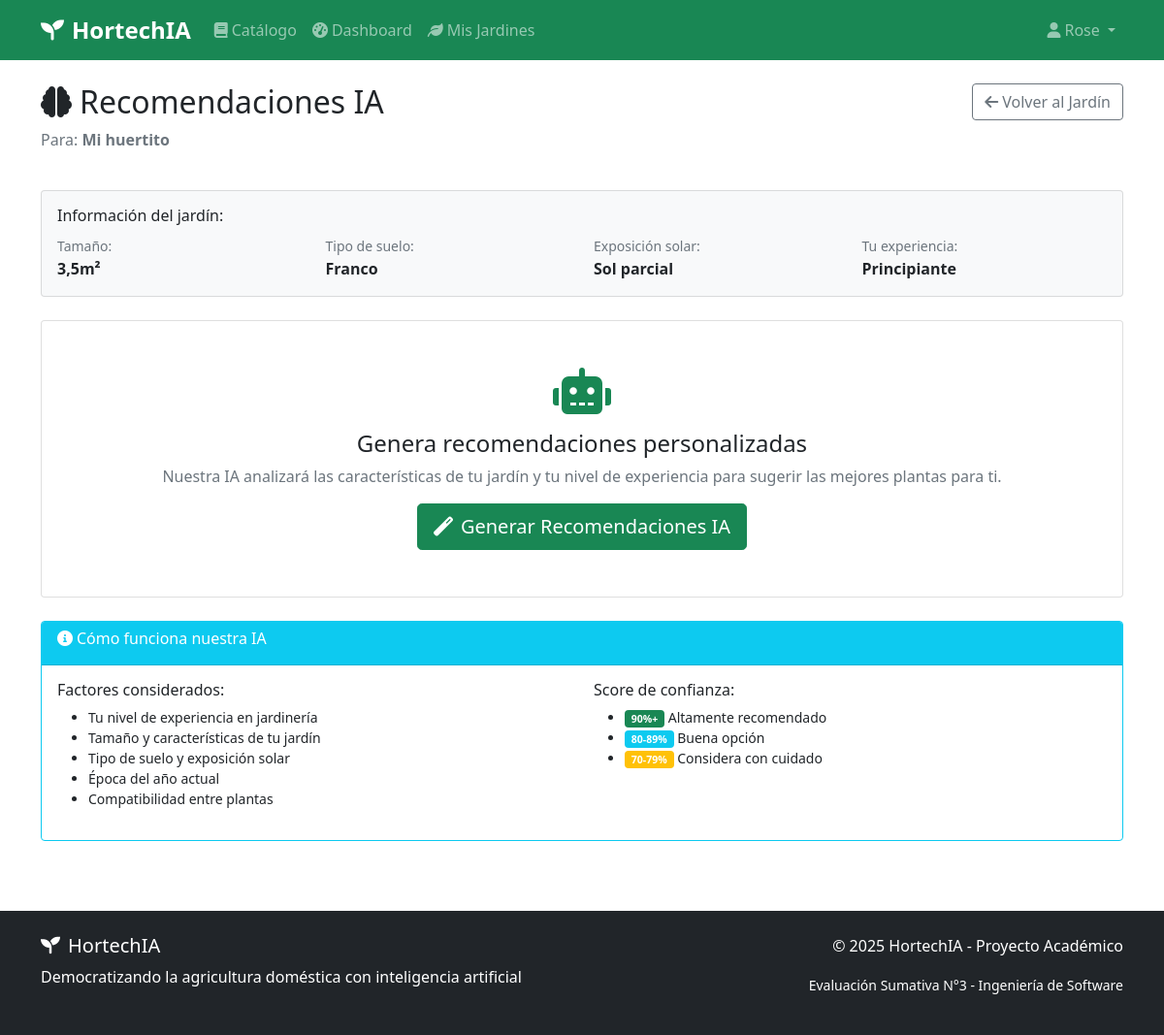
/jardines/4/recomendaciones/ (signed in), run on the app's committed database.
### core/models.py (models this page shows, shortened)
class CustomUser(AbstractUser):
    EXPERIENCE_LEVELS = [
        ('beginner', 'Principiante'),
        ('intermediate', 'Intermedio'),
        ('advanced', 'Avanzado'),
    ]
    email = models.EmailField(unique=True)
    phone_number = models.CharField(
        max_length=15,
        validators=[RegexValidator(r'^\+?1?\d{9,15}$')],
        blank=True,
        help_text="Formato: '+999999999'. Hasta 15 dígitos."
    )
    location = models.CharField(max_length=100, blank=True)
    experience_level = models.CharField(
        max_length=20,
        choices=EXPERIENCE_LEVELS,
        default='beginner'
    )
    available_space = models.PositiveIntegerField(
        help_text="Espacio disponible en metros cuadrados",
        null=True,
        blank=True
    )
    created_at = models.DateTimeField(auto_now_add=True)
    updated_at = models.DateTimeField(auto_now=True)
    USERNAME_FIELD = 'email'
    REQUIRED_FIELDS = ['username']
    class Meta:
        verbose_name = "Usuario"
        verbose_name_plural = "Usuarios"

### gardens/models.py (models this page shows, shortened)
class Garden(models.Model):
    SOIL_TYPES = [
        ('sandy', 'Arenoso'),
        ('clay', 'Arcilloso'),
        ('loamy', 'Franco'),
        ('rocky', 'Rocoso'),
    ]
    EXPOSURE_TYPES = [
        ('full_sun', 'Sol directo'),
        ('partial_sun', 'Sol parcial'),
        ('shade', 'Sombra'),
    ]
    owner = models.ForeignKey(User, on_delete=models.CASCADE, related_name='gardens')
    name = models.CharField(max_length=100)
    location = models.CharField(max_length=200)
    size_m2 = models.FloatField(validators=[MinValueValidator(0.1)])
    soil_type = models.CharField(max_length=20, choices=SOIL_TYPES)
    sun_exposure = models.CharField(max_length=20, choices=EXPOSURE_TYPES)
    has_irrigation = models.BooleanField(default=False)
    notes = models.TextField(blank=True)
    created_at = models.DateTimeField(auto_now_add=True)
    updated_at = models.DateTimeField(auto_now=True)

### core/views.py (the view, shortened to what this page needs)
# urls.py: path('jardines/<int:garden_id>/recomendaciones/', ai_recommendations, name='ai_recommendations'),
@login_required
def ai_recommendations(request, garden_id):
    garden = get_object_or_404(Garden, id=garden_id, owner=request.user)
    recommendations = []
    context = {
        'garden': garden,
        'recommendations': recommendations,
    }
    return render(request, 'ai/recommendations.html', context)

### templates/ai/recommendations.html (shortened to what this page needs)
{% extends 'base.html' %}
{% block content %}
<div class="container py-4">
    <div class="row mb-4">
        <div class="col-md-8">
            <h2><i class="fas fa-brain me-2"></i>Recomendaciones IA</h2>
            <p class="text-muted">Para: <strong>{{ garden.name }}</strong></p>
        </div>
        <div class="col-md-4 text-md-end">
            <a href="{% url 'garden_detail' garden.id %}" class="btn btn-outline-secondary">
                <i class="fas fa-arrow-left me-1"></i>Volver al Jardín
            </a>
        </div>
    </div>
    <div class="row mb-4">
        <div class="col-12">
            <div class="card bg-light">
                <div class="card-body">
                    <h6>Información del jardín:</h6>
                    <div class="row">
                        <div class="col-md-3">
                            <small class="text-muted">Tamaño:</small><br>
                            <strong>{{ garden.size_m2 }}m²</strong>
                        </div>
                        <div class="col-md-3">
                            <small class="text-muted">Tipo de suelo:</small><br>
                            <strong>{{ garden.get_soil_type_display }}</strong>
                        </div>
                        <div class="col-md-3">
                            <small class="text-muted">Exposición solar:</small><br>
                            <strong>{{ garden.get_sun_exposure_display }}</strong>
                        </div>
                        <div class="col-md-3">
                            <small class="text-muted">Tu experiencia:</small><br>
                            <strong>{{ user.get_experience_level_display }}</strong>
                        </div>
                    </div>
                </div>
            </div>
        </div>
    </div>
    {% if not recommendations %}
    <div class="row mb-4">
        <div class="col-12 text-center">
            <div class="card">
                <div class="card-body py-5">
                    <i class="fas fa-robot fa-3x text-success mb-3"></i>
                    <h4>Genera recomendaciones personalizadas</h4>
                    <p class="text-muted">Nuestra IA analizará las características de tu jardín y tu nivel de experiencia para sugerir las mejores plantas para ti.</p>
                    <form method="post">
                        <button type="submit" class="btn btn-success btn-lg">
                            <i class="fas fa-magic me-2"></i>Generar Recomendaciones IA
                        </button>
                    </form>
                </div>
            </div>
        </div>
    </div>
    {% endif %}
    <div class="row mt-4">
        <div class="col-12">
            <div class="card border-info">
                <div class="card-header bg-info text-white">
                    <h6><i class="fas fa-info-circle me-1"></i>Cómo funciona nuestra IA</h6>
                </div>
                <div class="card-body">
                    <div class="row">
                        <div class="col-md-6">
                            <h6>Factores considerados:</h6>
                            <ul class="small">
                                <li>Tu nivel de experiencia en jardinería</li>
                                <li>Tamaño y características de tu jardín</li>
                                <li>Tipo de suelo y exposición solar</li>
                                <li>Época del año actual</li>
                                <li>Compatibilidad entre plantas</li>
                            </ul>
                        </div>
                        <div class="col-md-6">
                            <h6>Score de confianza:</h6>
                            <ul class="small">
                                <li><span class="badge bg-success">90%+</span> Altamente recomendado</li>
                                <li><span class="badge bg-info">80-89%</span> Buena opción</li>
                                <li><span class="badge bg-warning">70-79%</span> Considera con cuidado</li>
                            </ul>
                        </div>
                    </div>
                </div>
            </div>
        </div>
    </div>
</div>
{% endblock %}

### templates/base.html (shortened to what this page needs)
<!DOCTYPE html>
<html lang="es">
<head>
    <link href="https://cdn.jsdelivr.net/npm/bootstrap@5.1.3/dist/css/bootstrap.min.css" rel="stylesheet">
    <link href="https://cdnjs.cloudflare.com/ajax/libs/font-awesome/6.0.0/css/all.min.css" rel="stylesheet">
</head>
<body>
    <nav class="navbar navbar-expand-lg navbar-dark bg-success">
        <div class="container">
            <a class="navbar-brand" href="{% url 'home' %}">
                <i class="fas fa-seedling me-2"></i>HortechIA
            </a>
            <div class="collapse navbar-collapse" id="navbarNav">
                <ul class="navbar-nav me-auto">
                    <li class="nav-item">
                        <a class="nav-link" href="{% url 'plants_catalog' %}">
                            <i class="fas fa-book me-1"></i>Catálogo
                        </a>
                    </li>
                    {% if user.is_authenticated %}
                    <li class="nav-item">
                        <a class="nav-link" href="{% url 'dashboard' %}">
                            <i class="fas fa-tachometer-alt me-1"></i>Dashboard
                        </a>
                    </li>
                    <li class="nav-item">
                        <a class="nav-link" href="{% url 'gardens_list' %}">
                            <i class="fas fa-leaf me-1"></i>Mis Jardines
                        </a>
                    </li>
                    {% endif %}
                </ul>
                <ul class="navbar-nav ms-auto">
                    {% if user.is_authenticated %}
                    <li class="nav-item dropdown">
                        <a class="nav-link dropdown-toggle" href="#" id="navbarDropdown" role="button" data-bs-toggle="dropdown">
                            <i class="fas fa-user me-1"></i>{{ user.first_name|default:user.username }}
                        </a>
                    </li>
                    {% else %}
                    <li class="nav-item">
                        <a class="nav-link" href="{% url 'login' %}">
                            <i class="fas fa-sign-in-alt me-1"></i>Iniciar Sesión
                        </a>
                    </li>
                    {% endif %}
                </ul>
            </div>
        </div>
    </nav>
    <main>
        {% block content %}{% endblock %}
    </main>
    <footer class="bg-dark text-white py-4 mt-5">
        <div class="container">
            <div class="row">
                <div class="col-md-6">
                    <h5><i class="fas fa-seedling me-2"></i>HortechIA</h5>
                    <p>Democratizando la agricultura doméstica con inteligencia artificial</p>
                </div>
                <div class="col-md-6 text-md-end">
                    <p>&copy; 2025 HortechIA - Proyecto Académico</p>
                    <p><small>Evaluación Sumativa N°3 - Ingeniería de Software</small></p>
                </div>
            </div>
        </div>
    </footer>
</body>
</html>

### templates/base.html (style rules this page uses)
.navbar-brand { font-weight: bold; font-size: 1.5rem; }

### data on the page
CustomUser: first_name "Rose", experience_level "Principiante"
Garden: name "Mi huertito", size_m2 "3,5", soil_type "Franco", sun_exposure "Sol parcial"
